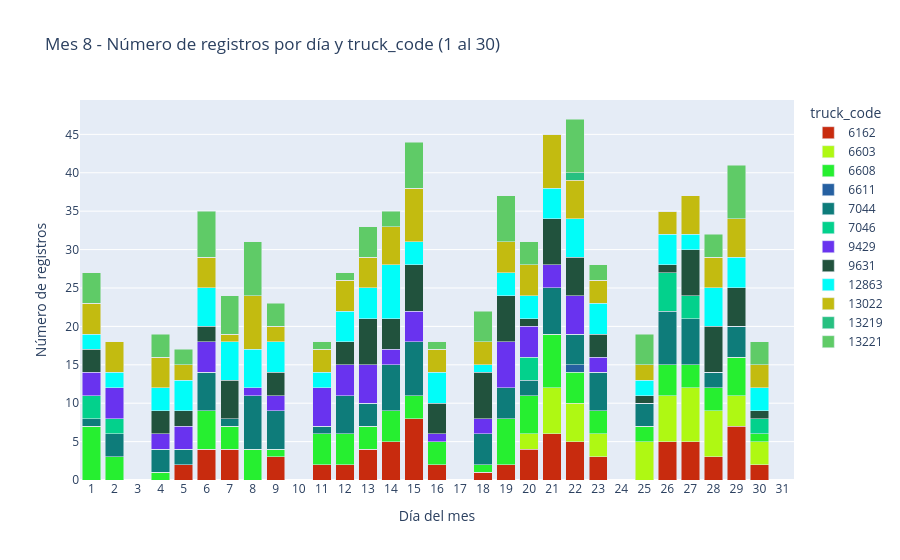

This figure's notebook cell:
### Code cell
# Histograma (barras) del mes 8: número de registros por día
df_mes_8 = df.loc[df["mes"] == 8].copy()
# Conteo por truck_code en mes 8
conteo_por_camion_mes_8 = (
    df_mes_8["truck_code"]
    .value_counts(dropna=False)
    .sort_index()
)

# Si no existe px (por orden de ejecución), importarlo
if "px" not in globals():
    import plotly.express as px

# Conteo por día y truck_code (apilado) para agosto (1..30)
registros_por_dia_truck_mes_8 = (

    df_mes_8.groupby(["u_day", "truck_code"])
    .size()
    .unstack(fill_value=0)
    .reindex(range(1, 32), fill_value=0)
)

# Colores consistentes con meses anteriores; fallback determinístico si aparece un truck nuevo
truck_ids_mes_8 = registros_por_dia_truck_mes_8.columns.tolist()
colores_por_truck_mes_8 = {
    t: colores_por_truck.get(
        t,
        f"#{(int(pd.util.hash_pandas_object(pd.Index([t]), index=False).iloc[0]) & 0xFFFFFF):06x}"
    )
    for t in truck_ids_mes_8
}

# Formato largo para Plotly
plot_data_mes_8 = (
    registros_por_dia_truck_mes_8
    .reset_index(names="u_day")
    .melt(id_vars="u_day", var_name="truck_code", value_name="conteo")
)

fig_mes_8 = px.bar(
    plot_data_mes_8,
    x="u_day",
    y="conteo",
    color="truck_code",
    title="Mes 8 - Número de registros por día y truck_code (1 al 30)",
    labels={"u_day": "Día del mes", "conteo": "Número de registros", "truck_code": "truck_code"},
    color_discrete_map=colores_por_truck_mes_8
)

fig_mes_8.update_layout(
    barmode="stack",
    xaxis=dict(tickmode="linear", dtick=1),
    legend_title_text="truck_code"
)

fig_mes_8.update_traces(
    hovertemplate="Día %{x}<br>truck_code=%{fullData.name}<br>Conteo=%{y}<extra></extra>"
)

fig_mes_8.show()

print("Conteo por camión (mes 8):")
display(conteo_por_camion_mes_8)
registros_por_dia_mes_8 = (
    df_mes_8["u_day"]
    .value_counts()
    .sort_index()
)

print(f"Total de registros en mes 8: {len(df_mes_8)}")
display(registros_por_dia_mes_8)

### Figure 1 — Plotly figure (JSON) as saved in the notebook; plotly's stock layout.template omitted (floating-point values rounded to 4 significant figures)
{"data": [{"hovertemplate": "Día %{x}<br>truck_code=%{fullData.name}<br>Conteo=%{y}<extra></extra>", "legendgroup": "6162", "marker": {"color": "#c82b0e", "pattern": {"shape": ""}}, "name": "6162", "orientation": "v", "showlegend": true, "textposition": "auto", "type": "bar", "x": [1, 2, 3, 4, 5, 6, 7, 8, 9, 10, 11, 12, 13, 14, 15, 16, 17, 18, 19, 20, 21, 22, 23, 24, 25, 26, 27, 28, 29, 30, 31], "xaxis": "x", "y": [0, 0, 0, 0, 2, 4, 4, 0, 3, 0, 2, 2, 4, 5, 8, 2, 0, 1, 2, 4, 6, 5, 3, 0, 0, 5, 5, 3, 7, 2, 0], "yaxis": "y"}, {"hovertemplate": "Día %{x}<br>truck_code=%{fullData.name}<br>Conteo=%{y}<extra></extra>", "legendgroup": "6603", "marker": {"color": "#aff813", "pattern": {"shape": ""}}, "name": "6603", "orientation": "v", "showlegend": true, "textposition": "auto", "type": "bar", "x": [1, 2, 3, 4, 5, 6, 7, 8, 9, 10, 11, 12, 13, 14, 15, 16, 17, 18, 19, 20, 21, 22, 23, 24, 25, 26, 27, 28, 29, 30, 31], "xaxis": "x", "y": [0, 0, 0, 0, 0, 0, 0, 0, 0, 0, 0, 0, 0, 0, 0, 0, 0, 0, 0, 2, 6, 5, 3, 0, 5, 6, 7, 6, 4, 3, 0], "yaxis": "y"}, {"hovertemplate": "Día %{x}<br>truck_code=%{fullData.name}<br>Conteo=%{y}<extra></extra>", "legendgroup": "6608", "marker": {"color": "#26ef30", "pattern": {"shape": ""}}, "name": "6608", "orientation": "v", "showlegend": true, "textposition": "auto", "type": "bar", "x": [1, 2, 3, 4, 5, 6, 7, 8, 9, 10, 11, 12, 13, 14, 15, 16, 17, 18, 19, 20, 21, 22, 23, 24, 25, 26, 27, 28, 29, 30, 31], "xaxis": "x", "y": [7, 3, 0, 1, 0, 5, 3, 4, 1, 0, 4, 4, 3, 4, 3, 3, 0, 1, 6, 5, 7, 4, 3, 0, 2, 4, 3, 3, 5, 1, 0], "yaxis": "y"}, {"hovertemplate": "Día %{x}<br>truck_code=%{fullData.name}<br>Conteo=%{y}<extra></extra>", "legendgroup": "6611", "marker": {"color": "#2660a1", "pattern": {"shape": ""}}, "name": "6611", "orientation": "v", "showlegend": true, "textposition": "auto", "type": "bar", "x": [1, 2, 3, 4, 5, 6, 7, 8, 9, 10, 11, 12, 13, 14, 15, 16, 17, 18, 19, 20, 21, 22, 23, 24, 25, 26, 27, 28, 29, 30, 31], "xaxis": "x", "y": [0, 0, 0, 0, 0, 0, 0, 0, 0, 0, 0, 0, 0, 0, 0, 0, 0, 0, 0, 0, 0, 1, 0, 0, 0, 0, 0, 0, 0, 0, 0], "yaxis": "y"}, {"hovertemplate": "Día %{x}<br>truck_code=%{fullData.name}<br>Conteo=%{y}<extra></extra>", "legendgroup": "7044", "marker": {"color": "#0e7c7a", "pattern": {"shape": ""}}, "name": "7044", "orientation": "v", "showlegend": true, "textposition": "auto", "type": "bar", "x": [1, 2, 3, 4, 5, 6, 7, 8, 9, 10, 11, 12, 13, 14, 15, 16, 17, 18, 19, 20, 21, 22, 23, 24, 25, 26, 27, 28, 29, 30, 31], "xaxis": "x", "y": [1, 3, 0, 3, 2, 5, 1, 7, 5, 0, 1, 5, 3, 6, 7, 0, 0, 4, 4, 2, 6, 4, 5, 0, 3, 7, 6, 2, 4, 0, 0], "yaxis": "y"}, {"hovertemplate": "Día %{x}<br>truck_code=%{fullData.name}<br>Conteo=%{y}<extra></extra>", "legendgroup": "7046", "marker": {"color": "#03d18c", "pattern": {"shape": ""}}, "name": "7046", "orientation": "v", "showlegend": true, "textposition": "auto", "type": "bar", "x": [1, 2, 3, 4, 5, 6, 7, 8, 9, 10, 11, 12, 13, 14, 15, 16, 17, 18, 19, 20, 21, 22, 23, 24, 25, 26, 27, 28, 29, 30, 31], "xaxis": "x", "y": [3, 2, 0, 0, 0, 0, 0, 0, 0, 0, 0, 0, 0, 0, 0, 0, 0, 0, 0, 3, 0, 0, 0, 0, 0, 5, 3, 0, 0, 2, 0], "yaxis": "y"}, {"hovertemplate": "Día %{x}<br>truck_code=%{fullData.name}<br>Conteo=%{y}<extra></extra>", "legendgroup": "9429", "marker": {"color": "#6933ef", "pattern": {"shape": ""}}, "name": "9429", "orientation": "v", "showlegend": true, "textposition": "auto", "type": "bar", "x": [1, 2, 3, 4, 5, 6, 7, 8, 9, 10, 11, 12, 13, 14, 15, 16, 17, 18, 19, 20, 21, 22, 23, 24, 25, 26, 27, 28, 29, 30, 31], "xaxis": "x", "y": [3, 4, 0, 2, 3, 4, 0, 1, 2, 0, 5, 4, 5, 2, 4, 1, 0, 2, 6, 4, 3, 5, 2, 0, 0, 0, 0, 0, 0, 0, 0], "yaxis": "y"}, {"hovertemplate": "Día %{x}<br>truck_code=%{fullData.name}<br>Conteo=%{y}<extra></extra>", "legendgroup": "9631", "marker": {"color": "#21523d", "pattern": {"shape": ""}}, "name": "9631", "orientation": "v", "showlegend": true, "textposition": "auto", "type": "bar", "x": [1, 2, 3, 4, 5, 6, 7, 8, 9, 10, 11, 12, 13, 14, 15, 16, 17, 18, 19, 20, 21, 22, 23, 24, 25, 26, 27, 28, 29, 30, 31], "xaxis": "x", "y": [3, 0, 0, 3, 2, 2, 5, 0, 3, 0, 0, 3, 6, 4, 6, 4, 0, 6, 6, 1, 6, 5, 3, 0, 1, 1, 6, 6, 5, 1, 0], "yaxis": "y"}, {"hovertemplate": "Día %{x}<br>truck_code=%{fullData.name}<br>Conteo=%{y}<extra></extra>", "legendgroup": "12863", "marker": {"color": "#01fdf9", "pattern": {"shape": ""}}, "name": "12863", "orientation": "v", "showlegend": true, "textposition": "auto", "type": "bar", "x": [1, 2, 3, 4, 5, 6, 7, 8, 9, 10, 11, 12, 13, 14, 15, 16, 17, 18, 19, 20, 21, 22, 23, 24, 25, 26, 27, 28, 29, 30, 31], "xaxis": "x", "y": [2, 2, 0, 3, 4, 5, 5, 5, 4, 0, 2, 4, 4, 7, 3, 4, 0, 1, 3, 3, 4, 5, 4, 0, 2, 4, 2, 5, 4, 3, 0], "yaxis": "y"}, {"hovertemplate": "Día %{x}<br>truck_code=%{fullData.name}<br>Conteo=%{y}<extra></extra>", "legendgroup": "13022", "marker": {"color": "#c3bb10", "pattern": {"shape": ""}}, "name": "13022", "orientation": "v", "showlegend": true, "textposition": "auto", "type": "bar", "x": [1, 2, 3, 4, 5, 6, 7, 8, 9, 10, 11, 12, 13, 14, 15, 16, 17, 18, 19, 20, 21, 22, 23, 24, 25, 26, 27, 28, 29, 30, 31], "xaxis": "x", "y": [4, 4, 0, 4, 2, 4, 1, 7, 2, 0, 3, 4, 4, 5, 7, 3, 0, 3, 4, 4, 7, 5, 3, 0, 2, 3, 5, 4, 5, 3, 0], "yaxis": "y"}, {"hovertemplate": "Día %{x}<br>truck_code=%{fullData.name}<br>Conteo=%{y}<extra></extra>", "legendgroup": "13219", "marker": {"color": "#27c081", "pattern": {"shape": ""}}, "name": "13219", "orientation": "v", "showlegend": true, "textposition": "auto", "type": "bar", "x": [1, 2, 3, 4, 5, 6, 7, 8, 9, 10, 11, 12, 13, 14, 15, 16, 17, 18, 19, 20, 21, 22, 23, 24, 25, 26, 27, 28, 29, 30, 31], "xaxis": "x", "y": [0, 0, 0, 0, 0, 0, 0, 0, 0, 0, 0, 0, 0, 0, 0, 0, 0, 0, 0, 0, 0, 1, 0, 0, 0, 0, 0, 0, 0, 0, 0], "yaxis": "y"}, {"hovertemplate": "Día %{x}<br>truck_code=%{fullData.name}<br>Conteo=%{y}<extra></extra>", "legendgroup": "13221", "marker": {"color": "#5fcb67", "pattern": {"shape": ""}}, "name": "13221", "orientation": "v", "showlegend": true, "textposition": "auto", "type": "bar", "x": [1, 2, 3, 4, 5, 6, 7, 8, 9, 10, 11, 12, 13, 14, 15, 16, 17, 18, 19, 20, 21, 22, 23, 24, 25, 26, 27, 28, 29, 30, 31], "xaxis": "x", "y": [4, 0, 0, 3, 2, 6, 5, 7, 3, 0, 1, 1, 4, 2, 6, 1, 0, 4, 6, 3, 0, 7, 2, 0, 4, 0, 0, 3, 7, 3, 0], "yaxis": "y"}], "layout": {"barmode": "stack", "legend": {"title": {"text": "truck_code"}, "tracegroupgap": 0}, "title": {"text": "Mes 8 - Número de registros por día y truck_code (1 al 30)"}, "xaxis": {"anchor": "y", "domain": [0, 1], "dtick": 1, "tickmode": "linear", "title": {"text": "Día del mes"}}, "yaxis": {"anchor": "x", "domain": [0, 1], "title": {"text": "Número de registros"}}}}
